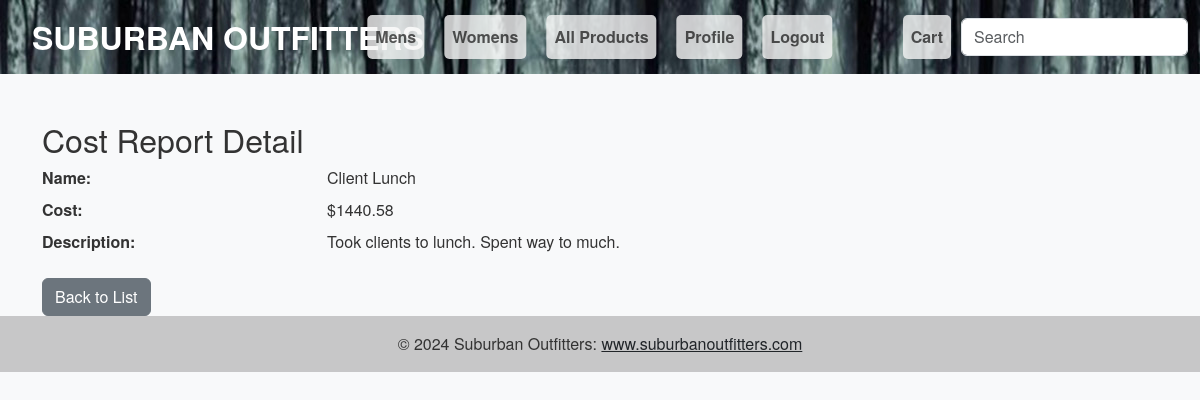
The page /customers/cost_reports/3/ on the database as committed earlier.
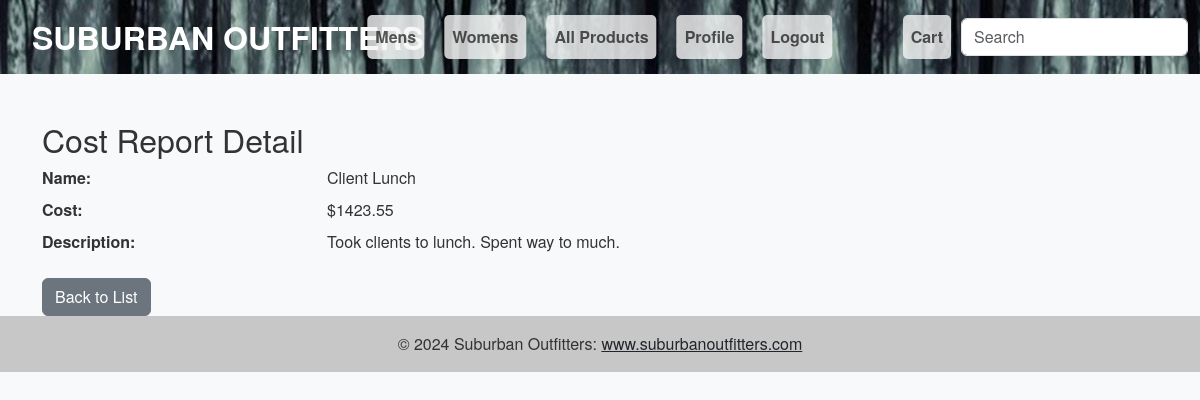
The same page on the database as committed later.
### customer/models.py (models this page shows, shortened)
class CostReport(models.Model):
    name = models.CharField(max_length=255)
    cost = models.DecimalField(max_digits=10, decimal_places=2)
    description = models.TextField()

### customer/views.py (the view)
# urls.py: path('cost_reports/<int:pk>/', CostReportDetail.as_view(), name='cost_report_detail'),
class CostReportDetail(DetailView):
    model = CostReport
    template_name = 'cost_report_detail.html'  # Specify your template name
    context_object_name = 'cost_report'

### customer/context_processors.py (called while the page is built)
def categories(request):
    return {
        'categories': Category.objects.all()
    }

### templates/cost_report_detail.html
{% extends "base.html" %}
{% block content %}
<div class="container mt-5">
    <h2>Cost Report Detail</h2>
    <dl class="row">
        <dt class="col-sm-3">Name:</dt>
        <dd class="col-sm-9">{{ cost_report.name }}</dd>
        <dt class="col-sm-3">Cost:</dt>
        <dd class="col-sm-9">${{ cost_report.cost }}</dd>
        <dt class="col-sm-3">Description:</dt>
        <dd class="col-sm-9">{{ cost_report.description }}</dd>
    </dl>
    <a href="{% url 'cost_report_list' %}" class="btn btn-secondary">Back to List</a>
</div>
{% endblock %}

Rows that differ between the two databases and show on the page:
changed CostReport "Client Lunch": cost "1440.58" → "1423.55"
